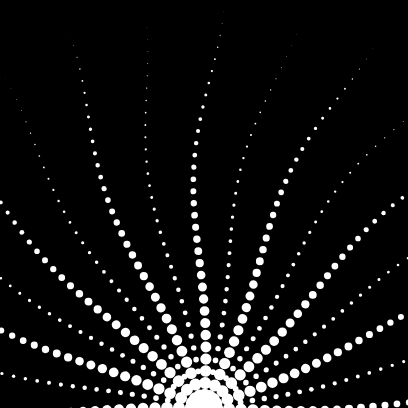
Frame 1 (no input)
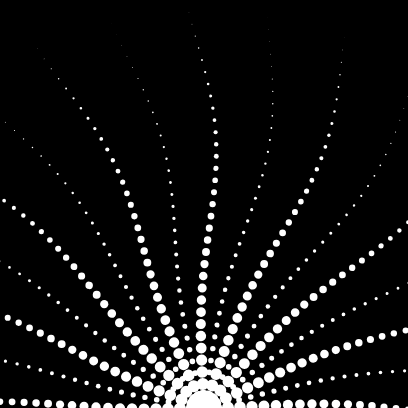
Frame 60 (no input)
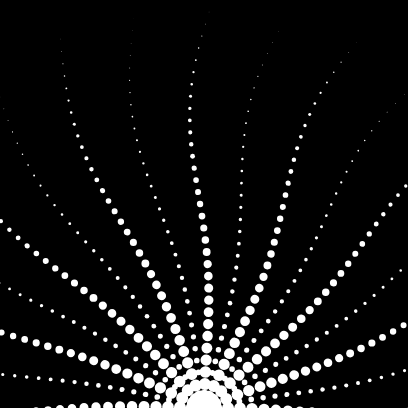
Frame 120 (the mouse pressed at the canvas centre since frame 60)

The p5.js sketch that drew these frames (run headless with seeded random() and noise() and a simulated clock; from frame 60 on, the mouse is pressed at the canvas centre):

// p5.js sketch
// ── sketch.js
/*
A P5 sketch based on this creation by @KomaTebe - https://twitter.com/KomaTebe/status/1622885628152086528?s=20

f=0,q=200,draw=r=>{for(f++||createCanvas(W=400,W),background(0),translate(w=200,W),stroke(W),n=1,y=0;y<W;y+=12)for(i=0;i<TAU;i+=PI/16)Y=y+f%12,strokeWeight((W-Y)/36/n),n=1==n?2:1,rotate(sin(Y/64-f/16+i)/w),point(sin(i)*Y,cos(i)*Y)};
*/

function setup() {
	createCanvas(408, 408);
}

function draw() {
	background(0);
	translate(width / 2, height);
	stroke(255);
	let n = 1;
	fill(255);
	for (let y = 0; y < width; y += 12) {
		for (let i = 0; i < TAU; i += TAU / 32) {
			const Y = y + (frameCount % 12);
			strokeWeight((width - Y) / 32 / n);
			n = 1 == n ? 2 : 1;
			rotate(sin(Y / 64 - frameCount / 16 + i) / (width / 2));
			point(sin(i) * Y, cos(i) * Y);
		}
	}
	circle(0, 0, 16);
}
